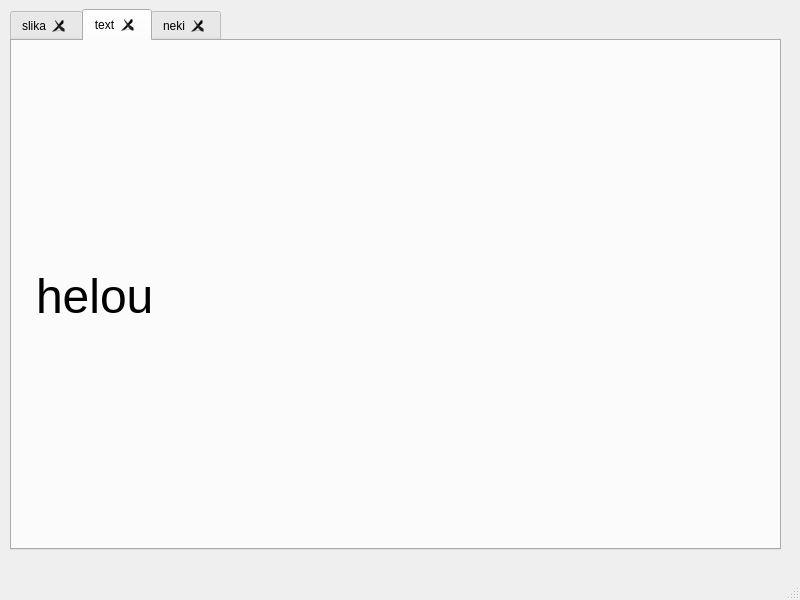
<?xml version="1.0" encoding="UTF-8"?>
<ui version="4.0">
 <class>MainWindow</class>
 <widget class="QMainWindow" name="MainWindow">
  <property name="geometry">
   <rect>
    <x>0</x>
    <y>0</y>
    <width>800</width>
    <height>600</height>
   </rect>
  </property>
  <property name="windowTitle">
   <string>MainWindow</string>
  </property>
  <widget class="QWidget" name="centralwidget">
   <widget class="QTabWidget" name="tabWidget">
    <property name="geometry">
     <rect>
      <x>10</x>
      <y>9</y>
      <width>771</width>
      <height>541</height>
     </rect>
    </property>
    <property name="tabPosition">
     <enum>QTabWidget::North</enum>
    </property>
    <property name="tabShape">
     <enum>QTabWidget::Rounded</enum>
    </property>
    <property name="currentIndex">
     <number>1</number>
    </property>
    <property name="tabsClosable">
     <bool>true</bool>
    </property>
    <widget class="QWidget" name="tab">
     <attribute name="title">
      <string>slika</string>
     </attribute>
     <widget class="QLabel" name="label">
      <property name="geometry">
       <rect>
        <x>14</x>
        <y>15</y>
        <width>741</width>
        <height>491</height>
       </rect>
      </property>
      <property name="text">
       <string/>
      </property>
      <property name="pixmap">
       <pixmap>../../../../../../../Pictures/4K/15.jpg</pixmap>
      </property>
     </widget>
    </widget>
    <widget class="QWidget" name="tab_2">
     <attribute name="title">
      <string>text</string>
     </attribute>
     <widget class="QLabel" name="label_2">
      <property name="geometry">
       <rect>
        <x>24</x>
        <y>25</y>
        <width>721</width>
        <height>461</height>
       </rect>
      </property>
      <property name="font">
       <font>
        <pointsize>36</pointsize>
       </font>
      </property>
      <property name="text">
       <string>helou</string>
      </property>
     </widget>
    </widget>
    <widget class="QWidget" name="tab_3">
     <attribute name="title">
      <string>neki</string>
     </attribute>
    </widget>
   </widget>
  </widget>
  <widget class="QMenuBar" name="menubar">
   <property name="geometry">
    <rect>
     <x>0</x>
     <y>0</y>
     <width>800</width>
     <height>26</height>
    </rect>
   </property>
  </widget>
  <widget class="QStatusBar" name="statusbar"/>
 </widget>
 <resources/>
 <connections/>
</ui>
